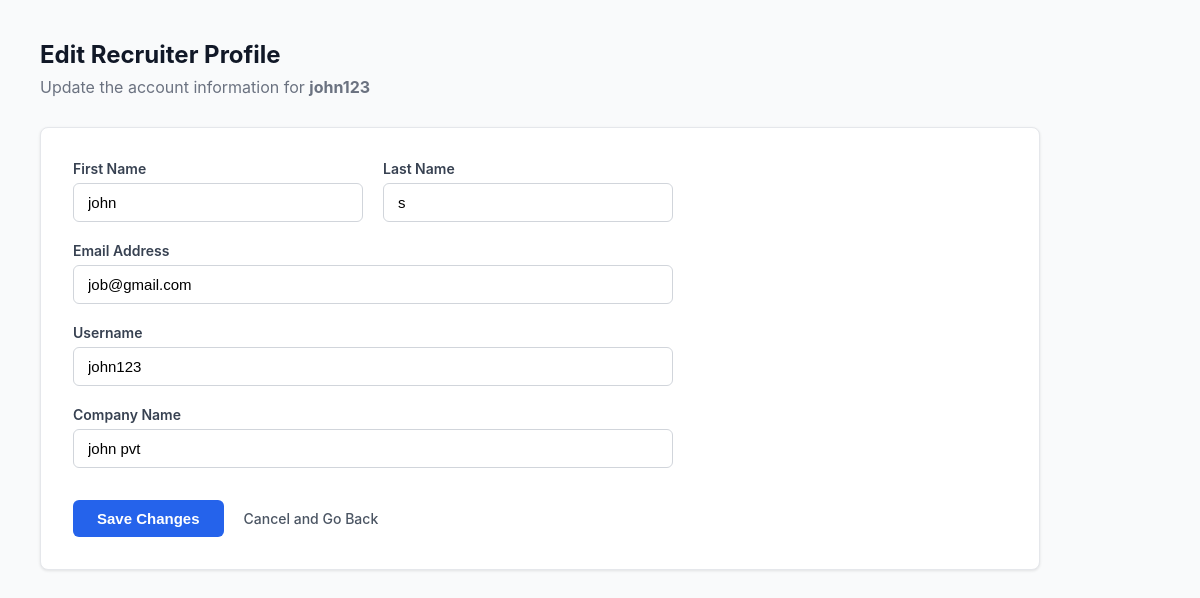
Screenshot of /personal_detail_admin_edit/1/ with the database file from the repository.
### final_app/models.py (models this page shows)
class adminmodel(models.Model):
    jobadmin=models.ForeignKey(User,on_delete=models.CASCADE)
    company_name=models.CharField(max_length=200)

### final_app/views.py (the view)
# urls.py: path('personal_detail_admin_edit/<int:pk>/',views.personal_detail_admin_edit,name='personal_detail_admin_edit'),
def personal_detail_admin_edit(request,pk):
    ad=adminmodel.objects.get(id=pk)
    return render(request,'personal_detail_admin_edit.html',{'a':ad})

### final_app/templates/personal_detail_admin_edit.html (shortened to what this page needs)
<!DOCTYPE html>
<html lang="en">
<head>
    {% load static %}
    <link rel="stylesheet" href="{% static 'css/personal_detail_admin_edit.css' %}">
</head>
<body>
<div class="dashboard-wrapper">
    <header class="admin-header">
        <h1>Edit Recruiter Profile</h1>
        <p>Update the account information for <strong>{{ a.jobadmin.username }}</strong></p>
    </header>
    <div class="content-area">
        <form action="{% url 'personal_detail_admin_edit_load' a.id %}" method="post" class="standard-form">
            <div class="form-row">
                <div class="form-group">
                    <label for="fname">First Name</label>
                    <input type="text" id="fname" name="fname" value="{{ a.jobadmin.first_name }}" required>
                </div>
                <div class="form-group">
                    <label for="lname">Last Name</label>
                    <input type="text" id="lname" name="lname" value="{{ a.jobadmin.last_name }}" required>
                </div>
            </div>
            <div class="form-group">
                <label for="email">Email Address</label>
                <input type="email" id="email" name="email" value="{{ a.jobadmin.email }}" required>
            </div>
            <div class="form-group">
                <label for="usname">Username</label>
                <input type="text" id="usname" name="usname" value="{{ a.jobadmin.username }}" required>
            </div>
            <div class="form-group">
                <label for="comname">Company Name</label>
                <input type="text" id="comname" name="comname" value="{{ a.company_name }}">
            </div>
            <div class="form-actions">
                <button type="submit" class="btn-submit">Save Changes</button>
                <a href="{% url 'personal_detail_admin' %}" class="btn-link">Cancel and Go Back</a>
            </div>
        </form>
    </div>
</div>
</body>
</html>

### static/css/personal_detail_admin_edit.css (style rules this page uses)
body { margin: 0; padding: 0; font-family: 'Inter', -apple-system, BlinkMacSystemFont, "Segoe UI", Roboto, sans-serif; background-color: #f9fafb; color: #111827; }
.dashboard-wrapper { padding: 40px; max-width: 1000px; }
.admin-header { margin-bottom: 30px; }
.admin-header h1 { font-size: 24px; font-weight: 700; margin: 0 0 8px 0; }
.admin-header p { color: #6b7280; margin: 0; }
.content-area { background: #ffffff; border: 1px solid #e5e7eb; border-radius: 8px; padding: 32px; box-shadow: 0 1px 3px rgba(0, 0, 0, 0.1); }
.standard-form { max-width: 600px; }
.form-row { display: flex; gap: 20px; }
.form-group { margin-bottom: 20px; flex: 1; }
label { display: block; font-size: 14px; font-weight: 600; margin-bottom: 6px; color: #374151; }
input { width: 100%; padding: 10px 14px; border: 1px solid #d1d5db; border-radius: 6px; font-size: 15px; box-sizing: border-box; transition: border-color 0.2s, box-shadow 0.2s; }
.form-actions { margin-top: 32px; display: flex; align-items: center; gap: 20px; }
.btn-submit { background-color: #2563eb; color: white; border: none; padding: 10px 24px; border-radius: 6px; font-weight: 600; font-size: 15px; cursor: pointer; transition: background 0.2s; }
.btn-link { text-decoration: none; color: #4b5563; font-size: 14px; font-weight: 500; }

### rows the page displays
adminmodel: jobadmin.username "john123", fname "john", lname "s", email "job@gmail.com", usname "john123", comname "john pvt"
